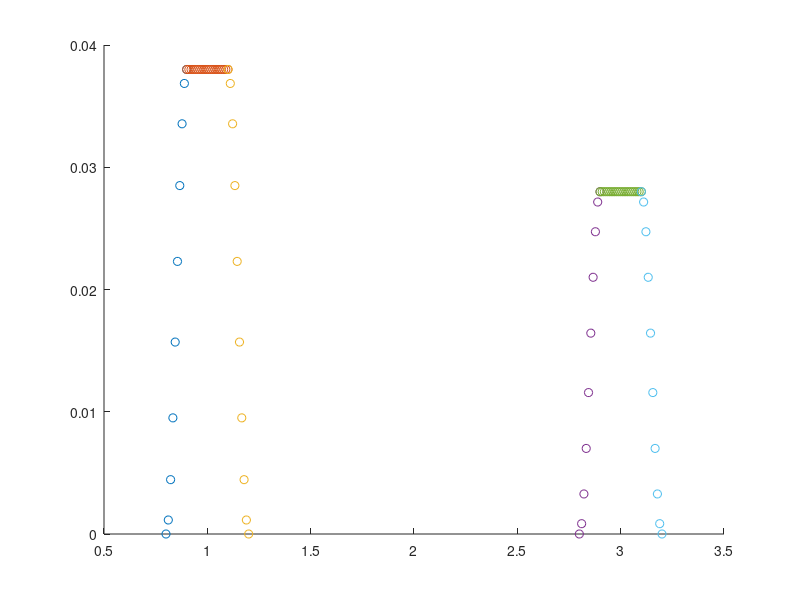

This figure's MATLAB source: (Note: this script raises an error after producing the figure.)
close all

% TO CHANGE

T = 4; % Total duration
D1 = 0.2; % Grip deadtime
D2 = 0.2; % Release deatime
d1 = 0.1; % TO duration
d2 = 0.1; % TRANSITION 1 duration
d3 = 0.1; % TRANSITION 2 duration
d4 = 0.1; % RETURN duration
A = 0.038; % distance covered

N = 400; % Number of 'POINTS'

filename = 'Profile_z';

% END TO CHANGE



% Calculate each section number of points
N0 = int16(N/T*0.8);
N00 = int16(N/T*1.6);
N000 = int16(N/T*0.8);
N1 = int16(N/T*d1);
N2 = int16(N/T*D1);
N3 = int16(N/T*d2);
N4 = int16(N/T*d3);
N5 = int16(N/T*D2);
N6 = N-N1-N2-N3-N4-N5-N0-N00-N000;

% Determine end of phase 1 and 2 time
l0 = 0+0.8;
l1 = l0+d1;
l2 = l1+D1;
l3 = l2+d2;
l00 = l3+1.6;
l4 = l00+d3;
l5 = l4+D2;
l000 = l5+d4;

% linearly spread space for all 3 phases
n0 = linspace(0,l0,N0);
n1 = linspace(l0,l1,N1);
n2 = linspace(l1,l2,N2);
n3 = linspace(l2,l3,N3);
n00 = linspace(l3,l00,N00);
n4 = linspace(l00,l4,N4);
n5 = linspace(l4,l5,N5);
n6 = linspace(l5,l000,N6);
n000 = linspace(l000,T,N000);

% Phase 1, reshape to fit 1xn
y1 = (-A*cos(1/d1*pi*n1) + A)/2;
y1 = reshape(y1, [N1,1]);

% Phase 2, only get 1st column
y2 = A*ones(N2);
y2 = y2(:,1);

% Phase 3, reshape to fit 1xn
y3 = (A*cos(1/d2*pi*(n3-l2)) + A)/2;
y3 = reshape(y3, [N3,1]);

% Phase 4, reshape to fit 1xn
y4 = (-0.028*cos(1/d3*pi*(n4-l3)) + 0.028)/2;
y4 = reshape(y4, [N4,1]);

% Phase 5, only get 1st column
y5 = 0.028*ones(N5);
y5 = y5(:,1);

% Phase 6, reshape to fit 1xn
y6 = (0.028*cos(1/d4*pi*(n6-l5)) + 0.028)/2;
y6 = reshape(y6, [N6,1]);

y0 = zeros(N0);
y0 = y0(:,1);
y00 = zeros(N00);
y00 = y00(:,1);
y000 = zeros(N000);
y000 = y000(:,1);

% join x and y axis 
y = [y0; y1; y2; y3; y00; y4; y5; y6; y000];
n = [reshape(n0, [N0,1]); reshape(n1, [N1,1]); reshape(n2, [N2,1]); reshape(n3, [N3,1]); reshape(n00, [N00,1]); reshape(n4, [N4,1]); reshape(n5, [N5,1]); reshape(n6, [N6,1]); reshape(n000, [N000,1])];
z_profile = [n y];

% Export
save(filename,'z_profile');

% Visualise plots
scatter(n1,y1);
hold on;
scatter(n2,y2);
scatter(n3,y3);
scatter(n4,y4);
scatter(n5,y5);
scatter(n6,y6);
% scatter(n,y);

scatter(grip_profile(:,1),grip_profile(:,2))


